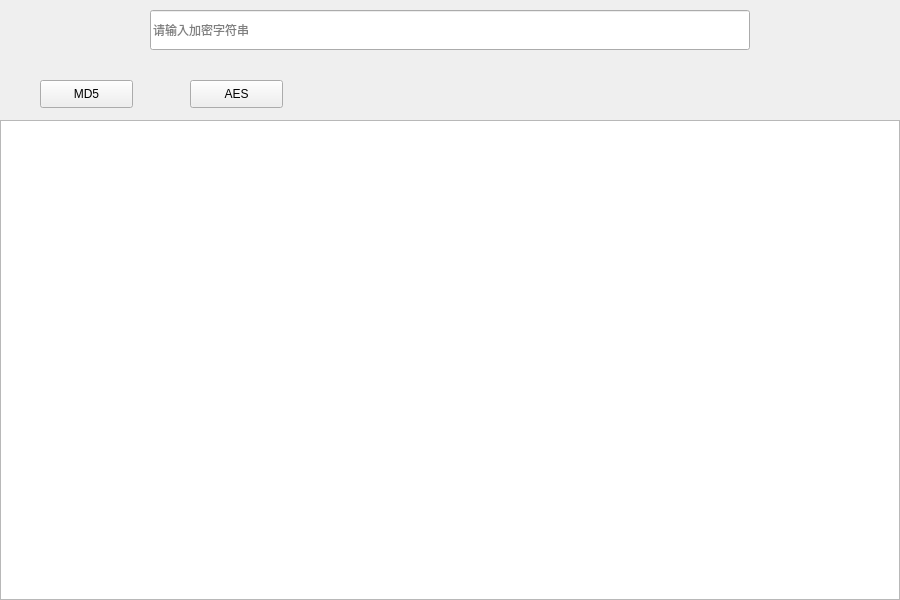
<?xml version="1.0" encoding="UTF-8"?>
<ui version="4.0">
 <class>MainWindow</class>
 <widget class="QMainWindow" name="MainWindow">
  <property name="geometry">
   <rect>
    <x>0</x>
    <y>0</y>
    <width>900</width>
    <height>600</height>
   </rect>
  </property>
  <property name="windowTitle">
   <string>MainWindow</string>
  </property>
  <widget class="QWidget" name="centralWidget">
   <widget class="QWidget" name="widget" native="true">
    <property name="geometry">
     <rect>
      <x>0</x>
      <y>0</y>
      <width>900</width>
      <height>60</height>
     </rect>
    </property>
    <widget class="QLineEdit" name="lineEdit">
     <property name="geometry">
      <rect>
       <x>150</x>
       <y>10</y>
       <width>600</width>
       <height>40</height>
      </rect>
     </property>
     <property name="placeholderText">
      <string>请输入加密字符串</string>
     </property>
    </widget>
   </widget>
   <widget class="QWidget" name="widget_2" native="true">
    <property name="geometry">
     <rect>
      <x>0</x>
      <y>60</y>
      <width>900</width>
      <height>60</height>
     </rect>
    </property>
    <widget class="QPushButton" name="buttonMd5">
     <property name="geometry">
      <rect>
       <x>40</x>
       <y>20</y>
       <width>93</width>
       <height>28</height>
      </rect>
     </property>
     <property name="text">
      <string>MD5</string>
     </property>
    </widget>
    <widget class="QPushButton" name="buttonAes">
     <property name="geometry">
      <rect>
       <x>190</x>
       <y>20</y>
       <width>93</width>
       <height>28</height>
      </rect>
     </property>
     <property name="text">
      <string>AES</string>
     </property>
    </widget>
   </widget>
   <widget class="QTextEdit" name="textEdit">
    <property name="geometry">
     <rect>
      <x>0</x>
      <y>120</y>
      <width>900</width>
      <height>480</height>
     </rect>
    </property>
    <property name="readOnly">
     <bool>true</bool>
    </property>
   </widget>
  </widget>
 </widget>
 <layoutdefault spacing="6" margin="11"/>
 <resources/>
 <connections/>
</ui>
